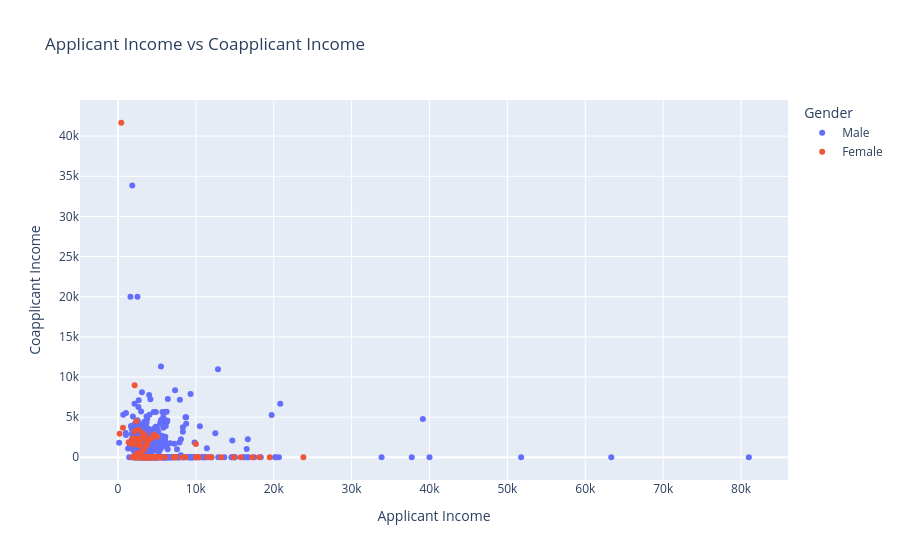

The notebook cell saved with this chart:
### Code cell
fig = px.scatter(df_loan, x="ApplicantIncome", y="CoapplicantIncome", color="Gender",
                 labels={"ApplicantIncome": "Applicant Income", "CoapplicantIncome": "Coapplicant Income"},
                 title="Applicant Income vs Coapplicant Income")
fig.show()

### Figure 1 — Plotly figure (JSON) as saved in the notebook; plotly's stock layout.template omitted (floating-point values rounded to 4 significant figures; data arrays with more than 128 entries replaced by an {"elided": "..."} marker saying what was removed)
{"data": [{"hovertemplate": "Gender=Male<br>Applicant Income=%{x}<br>Coapplicant Income=%{y}<extra></extra>", "legendgroup": "Male", "marker": {"color": "#636efa", "symbol": "circle"}, "mode": "markers", "name": "Male", "orientation": "v", "showlegend": true, "type": "scatter", "x": {"elided": "500 int values"}, "xaxis": "x", "y": {"elided": "500 float values"}, "yaxis": "y"}, {"hovertemplate": "Gender=Female<br>Applicant Income=%{x}<br>Coapplicant Income=%{y}<extra></extra>", "legendgroup": "Female", "marker": {"color": "#EF553B", "symbol": "circle"}, "mode": "markers", "name": "Female", "orientation": "v", "showlegend": true, "type": "scatter", "x": [3510, 3750, 3667, 3410, 2645, 4000, 1928, 3086, 4230, 11500, 4166, 4300, 3846, 1378, 2484, 2929, 7451, 3167, 10408, 4166, 2137, 3692, 23803, 4583, 2330, 14866, 10000, 4583, 3625, 1907, 3416, 4408, 3244, 10000, 4283, 8333, 3463, 3812, 3427, 3083, 3481, 7200, 3418, 2876, 3237, 4100, 1811, 2600, 4124, 5417, 4666, 5000, 5000, 3762, 2400, 2917, 2507, 3541, 3166, 4333, 2500, 1830, 4160, 2378, 5500, 2423, 3813, 4723, 15759, 2764, 6000, 3180, 1500, 1963, 7441, 4547, 2213, 3867, 2149, 2995, 2600, 2720, 4606, 8624, 10047, 7142, 5191, 210, 2500, 4350, 17263, 3326, 645, 3159, 13262, 2031, 3400, 18165, 4608, 2138, 3652, 3017, 5000, 2667, 4180, 19484, 2378, 3166, 2165, 4750, 416, 12000, 2900, 4583], "xaxis": "x", "y": [0.0, 2083.0, 1459.0, 0.0, 3440.0, 2275.0, 1644.0, 0.0, 0.0, 0.0, 0.0, 0.0, 0.0, 1881.0, 2302.0, 2333.0, 0.0, 2283.0, 0.0, 0.0, 8980.0, 0.0, 0.0, 0.0, 4486.0, 0.0, 1666.0, 0.0, 0.0, 2365.0, 2816.0, 0.0, 0.0, 0.0, 2383.0, 0.0, 0.0, 0.0, 0.0, 0.0, 0.0, 0.0, 0.0, 1560.0, 0.0, 0.0, 1666.0, 1717.0, 0.0, 0.0, 0.0, 2541.0, 0.0, 1666.0, 1863.0, 0.0, 0.0, 0.0, 2985.0, 2451.0, 0.0, 0.0, 0.0, 0.0, 0.0, 505.0, 0.0, 0.0, 0.0, 1459.0, 0.0, 0.0, 1800.0, 0.0, 0.0, 0.0, 0.0, 0.0, 3237.0, 0.0, 0.0, 0.0, 0.0, 0.0, 0.0, 0.0, 0.0, 2917.0, 0.0, 0.0, 0.0, 913.0, 3683.0, 0.0, 0.0, 1632.0, 0.0, 0.0, 2845.0, 0.0, 0.0, 663.0, 0.0, 1625.0, 2306.0, 0.0, 0.0, 0.0, 0.0, 0.0, 41670.0, 0.0, 0.0, 0.0], "yaxis": "y"}], "layout": {"legend": {"title": {"text": "Gender"}, "tracegroupgap": 0}, "title": {"text": "Applicant Income vs Coapplicant Income"}, "xaxis": {"anchor": "y", "domain": [0, 1], "title": {"text": "Applicant Income"}}, "yaxis": {"anchor": "x", "domain": [0, 1], "title": {"text": "Coapplicant Income"}}}}
